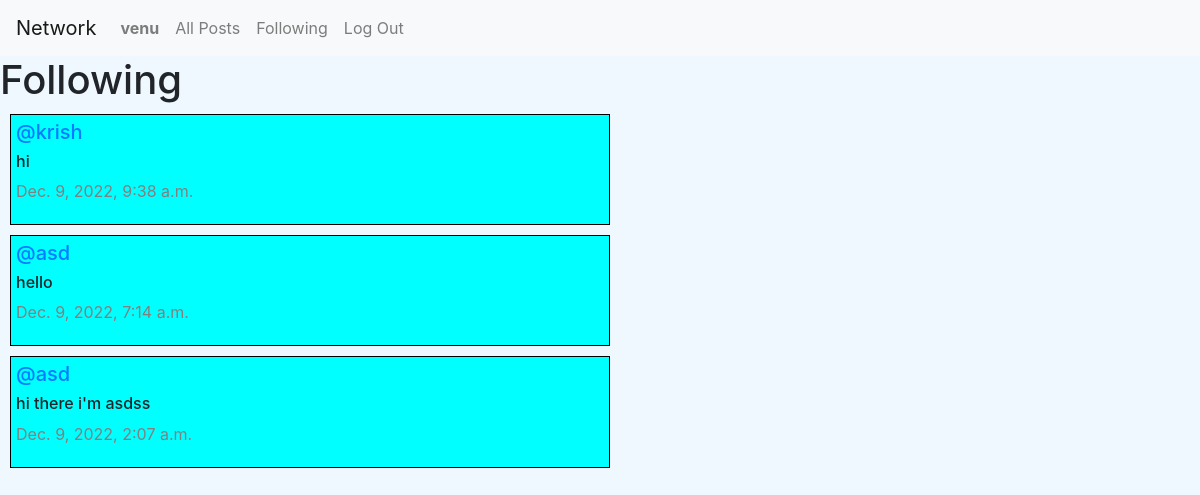
Page /following (signed in) on the committed database.
### network/models.py (models this page shows, shortened)
class User(AbstractUser):
    pass

class Post(models.Model):
    content = models.CharField(max_length=160)
    user = models.ForeignKey(User, on_delete=models.CASCADE, related_name="author")
    date  = models.DateTimeField(auto_now_add=True)
    liked = models.ManyToManyField(User, default=None, blank=True)

### network/views.py (the view)
# urls.py: path("following", views.following, name="following"),
def following(request):
    currentUser = User.objects.get(pk=request.user.id)
    followingPeople = Follow.objects.filter(user=currentUser)
    allPosts = Post.objects.all().order_by('id').reverse()
    followingPosts = []
    for post in allPosts:
        for person in followingPeople:
            if person.user_follower == post.user:
                followingPosts.append(post)
    paginator = Paginator(followingPosts, 10)
    page_number = request.GET.get('page')
    posts_of_page = paginator.get_page(page_number)
    return render(request, "network/following.html", {
        "posts_of_page": posts_of_page
    })
    return render(request, "network/index.html")

### network/templates/network/following.html (shortened to what this page needs)
{% extends "network/layout.html" %}
{% block body %}
    <h1>Following</h1>
    <div class="all_post">
        {% for post in posts_of_page %}
            <div class="row_post" id="follow">
                <h5 class="username"><a href="{% url 'profile' user_id=post.user.id %}">@{{ post.user }}</a></h5>
                <h6 class="content">{{ post.content }}</h6>
                <p class="date">{{ post.date }}</p>
            </div>
        {% endfor %}
    </div>
{% endblock %}

### network/templates/network/layout.html (shortened to what this page needs)
{% load static %}
<!DOCTYPE html>
<html lang="en">
    <head>
        <link rel="stylesheet" href="https://stackpath.bootstrapcdn.com/bootstrap/4.4.1/css/bootstrap.min.css">
        <link href="{% static 'network/styles.css' %}" rel="stylesheet">
    </head>
    <body>
        <nav class="navbar navbar-expand-lg navbar-light bg-light">
            <a class="navbar-brand" href="{% url 'index' %}">Network</a>
            <div>
              <ul class="navbar-nav mr-auto">
                {% if user.is_authenticated %}
                    <li class="nav-item">
                        <a class="nav-link" href="{% url 'profile' user_id=user.id %}"><strong>{{ user.username }}</strong></a>
                    </li>
                {% endif %}
                <li class="nav-item">
                  <a class="nav-link" href="{% url 'index' %}">All Posts</a>
                </li>
                {% if user.is_authenticated %}
                    <li class="nav-item">
                        <a class="nav-link" href="{% url 'following' %}">Following</a>
                    </li>
                    <li class="nav-item">
                        <a class="nav-link" href="{% url 'logout' %}">Log Out</a>
                    </li>
                {% endif %}
              </ul>
            </div>
          </nav>
        <div class="body">
            {% block body %}
            {% endblock %}
        </div>
    </body>
</html>

### network/static/network/styles.css (style rules this page uses)
body { background-color: aliceblue; }
#feeds, #prof, #follow { border: 1px solid black; margin: 10px; padding: 5px; width:600px; background-color: aqua; }
.date { color: grey; }

### rows in the picture
User: username "venu"
Post: user "krish", content "hi", date "Dec. 9, 2022, 9:38 a.m."
Post: user "asd", content "hello", date "Dec. 9, 2022, 7:14 a.m."
Post: user "asd", content "hi there i'm asdss", date "Dec. 9, 2022, 2:07 a.m."
